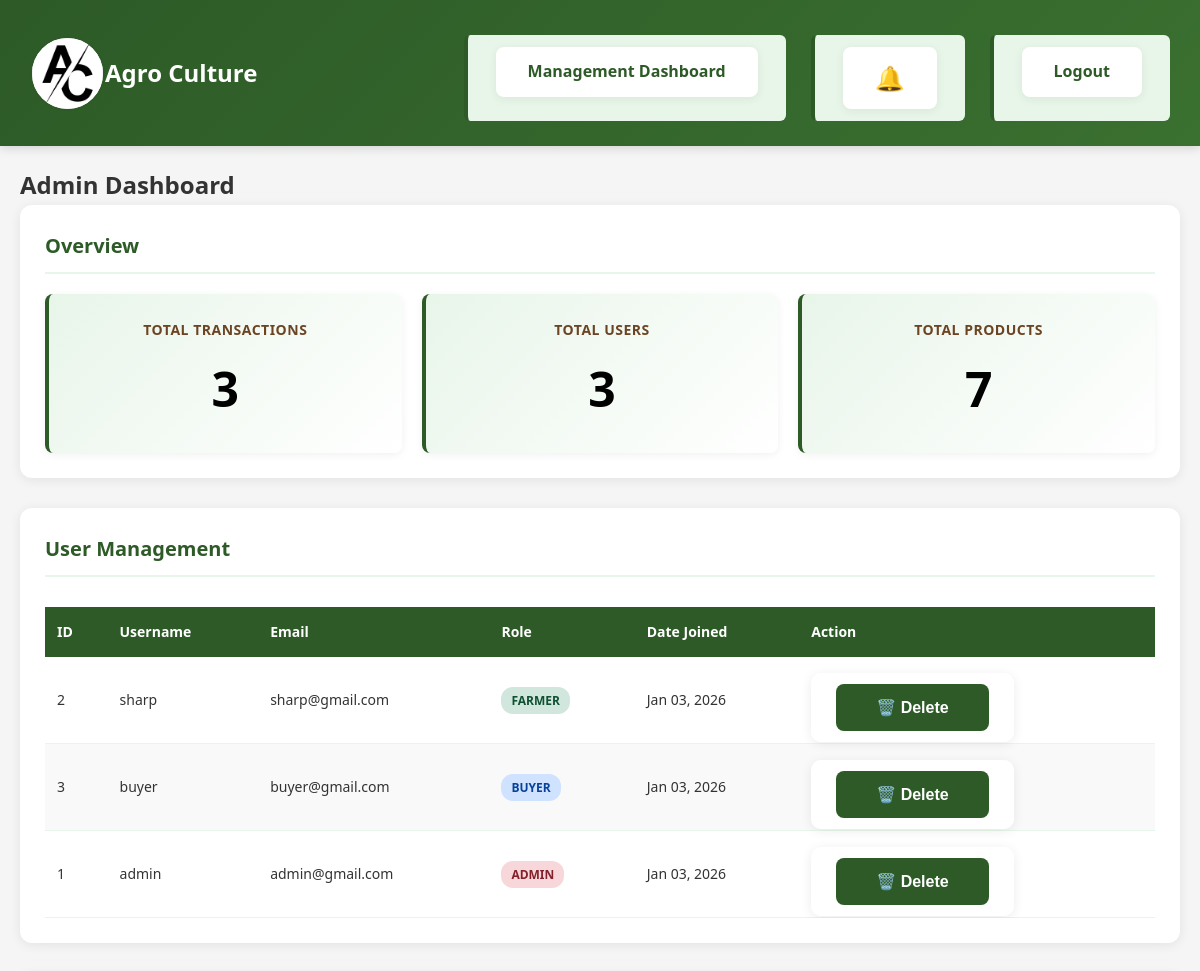
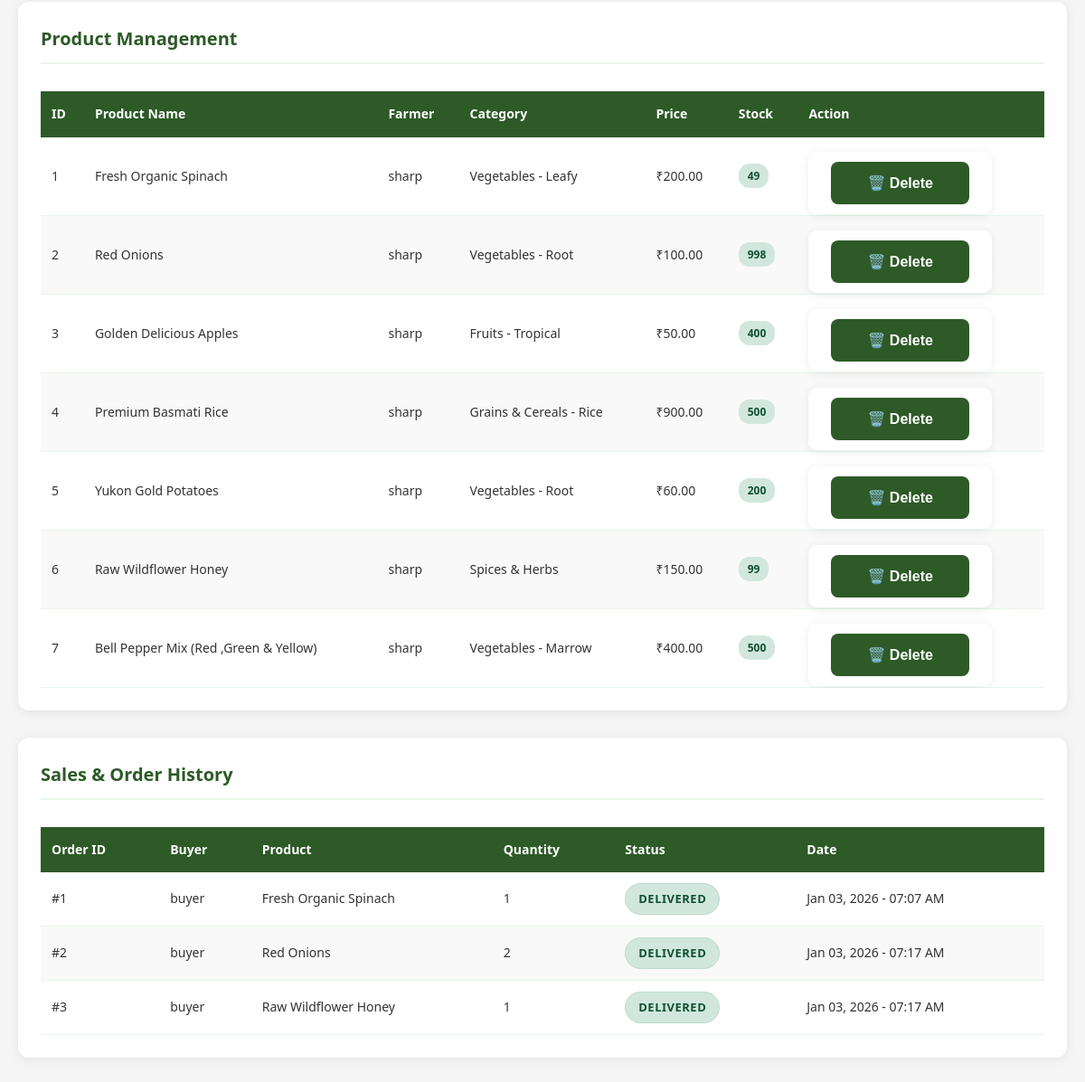
The app's page /admin_summary/ (signed in), older data (2 pictures, top to bottom).
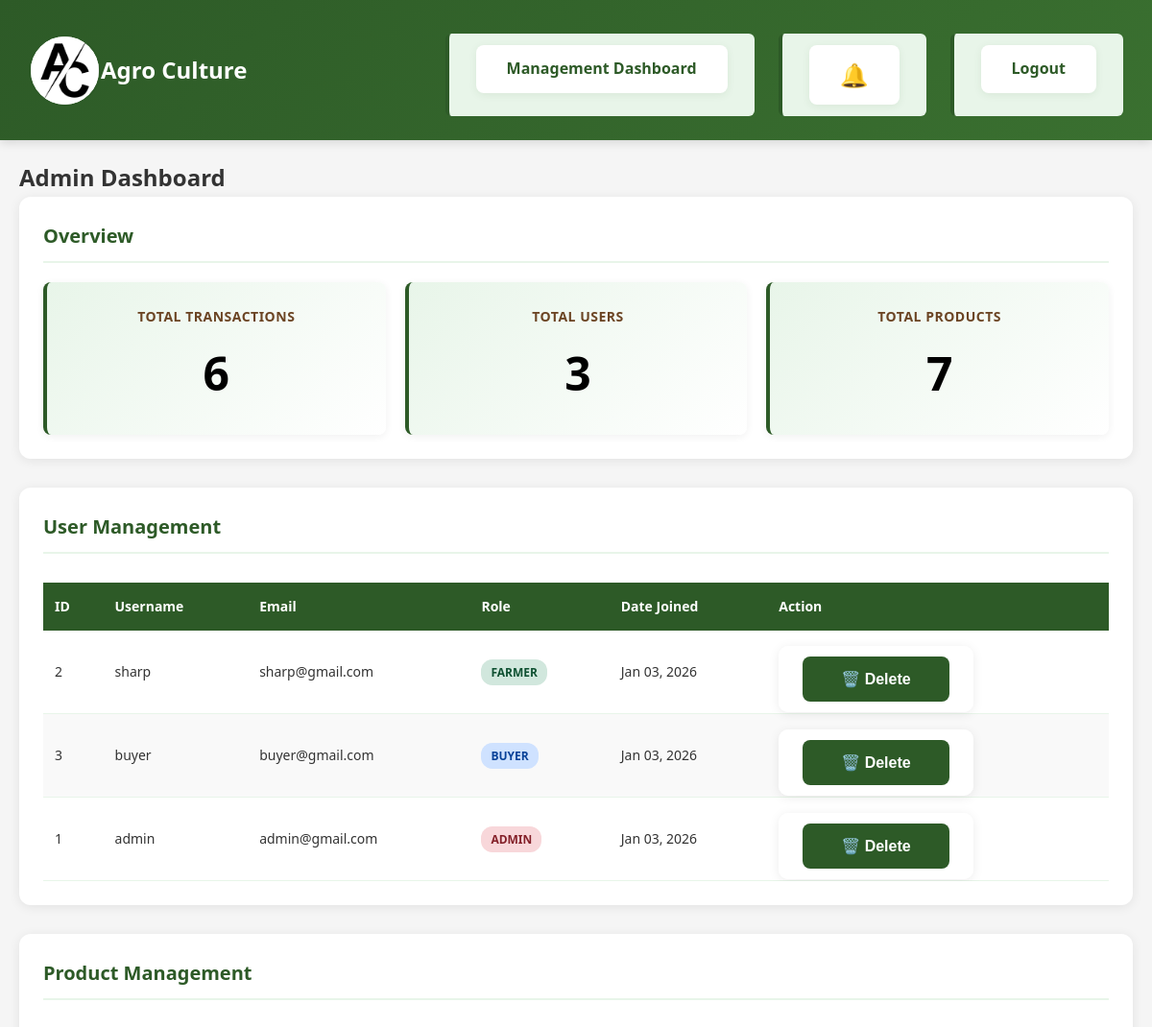
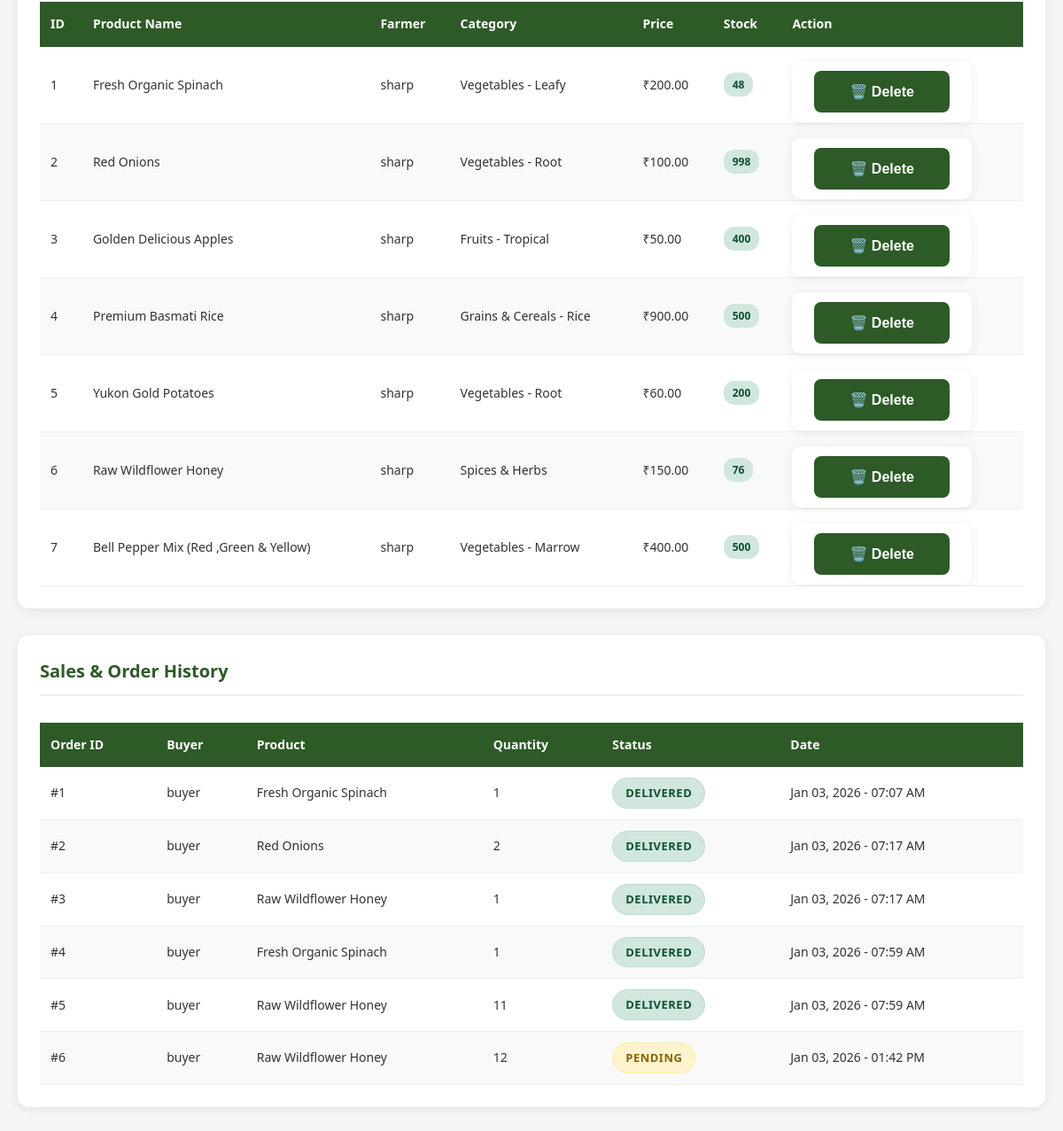
The same page, newer data (2 pictures, top to bottom).
### marketplace/models.py (models this page shows, shortened)
class UserProfile(models.Model):
	ROLE_CHOICES = [
		('Farmer', 'Farmer'),
		('Buyer', 'Buyer'),
		('Admin', 'Admin'),
	]
	user = models.OneToOneField(User, on_delete=models.CASCADE)
	role = models.CharField(max_length=10, choices=ROLE_CHOICES)

class Product(models.Model):
	CATEGORY_CHOICES = [
		('Vegetables - Leafy', 'Vegetables - Leafy'),
		('Vegetables - Root', 'Vegetables - Root'),
		('Vegetables - Marrow', 'Vegetables - Marrow'),
		('Fruits - Seasonal', 'Fruits - Seasonal'),
		('Fruits - Tropical', 'Fruits - Tropical'),
		('Fruits - Berries', 'Fruits - Berries'),
		('Grains & Cereals - Rice', 'Grains & Cereals - Rice'),
		('Grains & Cereals - Wheat', 'Grains & Cereals - Wheat'),
		('Grains & Cereals - Corn', 'Grains & Cereals - Corn'),
		('Pulses & Legumes - Lentils', 'Pulses & Legumes - Lentils'),
		('Pulses & Legumes - Beans', 'Pulses & Legumes - Beans'),
		('Pulses & Legumes - Peas', 'Pulses & Legumes - Peas'),
		('Dairy Products - Milk', 'Dairy Products - Milk'),
		('Dairy Products - Butter', 'Dairy Products - Butter'),
		('Dairy Products - Cheese', 'Dairy Products - Cheese'),
		('Livestock - Poultry', 'Livestock - Poultry'),
		('Livestock - Cattle', 'Livestock - Cattle'),
		('Livestock - Sheep', 'Livestock - Sheep'),
		('Spices & Herbs', 'Spices & Herbs'),
	]
	name = models.CharField(max_length=100)
	category = models.CharField(max_length=50, choices=CATEGORY_CHOICES)
	price = models.DecimalField(max_digits=10, decimal_places=2)
	quantity = models.PositiveIntegerField()
	image = models.ImageField(upload_to='product_images/', blank=True, null=True)
	farmer = models.ForeignKey(User, on_delete=models.CASCADE, related_name='products', validators=[validate_farmer])

class Order(models.Model):
	STATUS_CHOICES = [
		('Pending', 'Pending'),
		('Shipped', 'Shipped'),
		('Delivered', 'Delivered'),
	]
	buyer = models.ForeignKey(User, on_delete=models.CASCADE, related_name='orders')
	product = models.ForeignKey(Product, on_delete=models.CASCADE)
	quantity = models.PositiveIntegerField()
	order_date = models.DateTimeField(auto_now_add=True)
	status = models.CharField(max_length=20, choices=STATUS_CHOICES, default='Pending')

### marketplace/views.py (the view)
# urls.py: path('admin_summary/', views.admin_summary, name='admin_summary'),
@login_required
def admin_summary(request):
	user = request.user
	if not hasattr(user, 'userprofile') or user.userprofile.role != 'Admin':
		messages.error(request, 'Access denied. Only Admins can view this page.')
		return redirect('login')
	products = Product.objects.select_related('farmer').all()
	orders = Order.objects.select_related('buyer', 'product').all()
	users = UserProfile.objects.all().select_related('user')
	farmers = users.filter(role='Farmer')
	buyers = users.filter(role='Buyer')
	total_transactions = orders.count()
	from django.db.models import Count
	category_counts = dict(Product.objects.values_list('category').annotate(count=Count('id')))
	return render(request, 'admin_summary.html', {
		'total_transactions': total_transactions,
		'farmers': farmers,
		'buyers': buyers,
		'category_counts': category_counts,
		'products': products,
		'orders': orders,
		'users': users,
	})

### templates/admin_summary.html (shortened to what the changed rows need)
{% extends 'base.html' %}
{% block content %}
<h2>Admin Dashboard</h2>
<div class="dashboard-section">
    <div class="summary-cards">
        <div class="summary-card">
            <h4>Total Transactions</h4>
            <p class="summary-value">{{ total_transactions }}</p>
        </div>
    </div>
</div>
<div class="dashboard-section">
    <div class="table-responsive">
        <table class="table table-striped">
            <thead>
                <tr>
                    <th>ID</th>
                    <th>Username</th>
                    <th>Email</th>
                    <th>Role</th>
                    <th>Date Joined</th>
                    <th>Action</th>
                </tr>
            </thead>
            <tbody>
                {% for userprofile in users %}
                <tr>
                    <td>{{ userprofile.user.id }}</td>
                    <td>{{ userprofile.user.username }}</td>
                    <td>{{ userprofile.user.email }}</td>
                    <td><span class="role-badge role-{{ userprofile.role|lower }}">{{ userprofile.role }}</span></td>
                    <td>{{ userprofile.user.date_joined|date:"M d, Y" }}</td>
                    <td>
                        <form method="post" action="{% url 'admin_delete_user' userprofile.id %}" style="display:inline;" onsubmit="return confirm('Are you sure you want to delete user {{ userprofile.user.username }}? This action cannot be undone.');">
                            <button type="submit" class="btn-delete" title="Delete User">🗑️ Delete</button>
                        </form>
                    </td>
                </tr>
                {% empty %}
                <tr>
                    <td colspan="6" style="text-align:center;">No users found.</td>
                </tr>
                {% endfor %}
            </tbody>
        </table>
    </div>
</div>
<div class="dashboard-section">
    <div class="table-responsive">
        <table class="table table-striped">
            <thead>
                <tr>
                    <th>ID</th>
                    <th>Product Name</th>
                    <th>Farmer</th>
                    <th>Category</th>
                    <th>Price</th>
                    <th>Stock</th>
                    <th>Action</th>
                </tr>
            </thead>
            <tbody>
                {% for product in products %}
                <tr>
                    <td>{{ product.id }}</td>
                    <td>{{ product.name }}</td>
                    <td>{{ product.farmer.username }}</td>
                    <td>{{ product.category }}</td>
                    <td>₹{{ product.price }}</td>
                    <td>
                        {% if product.quantity > 0 %}
                            <span class="stock-badge stock-available">{{ product.quantity }}</span>
                        {% else %}
                            <span class="stock-badge stock-out">Out of Stock</span>
                        {% endif %}
                    </td>
                    <td>
                        <form method="post" action="{% url 'admin_delete_product' product.id %}" style="display:inline;" onsubmit="return confirm('Are you sure you want to delete product {{ product.name }}? This action cannot be undone.');">
                            <button type="submit" class="btn-delete" title="Delete Product">🗑️ Delete</button>
                        </form>
                    </td>
                </tr>
                {% empty %}
                <tr>
                    <td colspan="7" style="text-align:center;">No products found.</td>
                </tr>
                {% endfor %}
            </tbody>
        </table>
    </div>
</div>
<div class="dashboard-section">
    <div class="table-responsive">
        <table class="table table-striped">
            <thead>
                <tr>
                    <th>Order ID</th>
                    <th>Buyer</th>
                    <th>Product</th>
                    <th>Quantity</th>
                    <th>Status</th>
                    <th>Date</th>
                </tr>
            </thead>
            <tbody>
                {% for order in orders %}
                <tr>
                    <td>#{{ order.id }}</td>
                    <td>{{ order.buyer.username }}</td>
                    <td>{{ order.product.name }}</td>
                    <td>{{ order.quantity }}</td>
                    <td><span class="order-status status-{{ order.status|lower }}">{{ order.status }}</span></td>
                    <td>{{ order.order_date|date:"M d, Y - h:i A" }}</td>
                </tr>
                {% empty %}
                <tr>
                    <td colspan="6" style="text-align:center;">No orders found.</td>
                </tr>
                {% endfor %}
            </tbody>
        </table>
    </div>
</div>
{% endblock %}

Row changes from the older to the newer data that the page shows:
changed Product "Fresh Organic Spinach": quantity "49" → "48"
changed Product "Raw Wildflower Honey": quantity "99" → "76"
added Order: id "4", buyer.username "buyer", product.name "Fresh Organic Spinach", quantity "1", status "DELIVERED", order_date "Jan 03, 2026 - 07:59 AM"
added Order: id "5", buyer.username "buyer", product.name "Raw Wildflower Honey", quantity "11", status "DELIVERED", order_date "Jan 03, 2026 - 07:59 AM"
added Order: id "6", buyer.username "buyer", product.name "Raw Wildflower Honey", quantity "12", status "PENDING", order_date "Jan 03, 2026 - 01:42 PM"
Text that changed along with them:
{{ total_transactions }}: "3" → "6"
